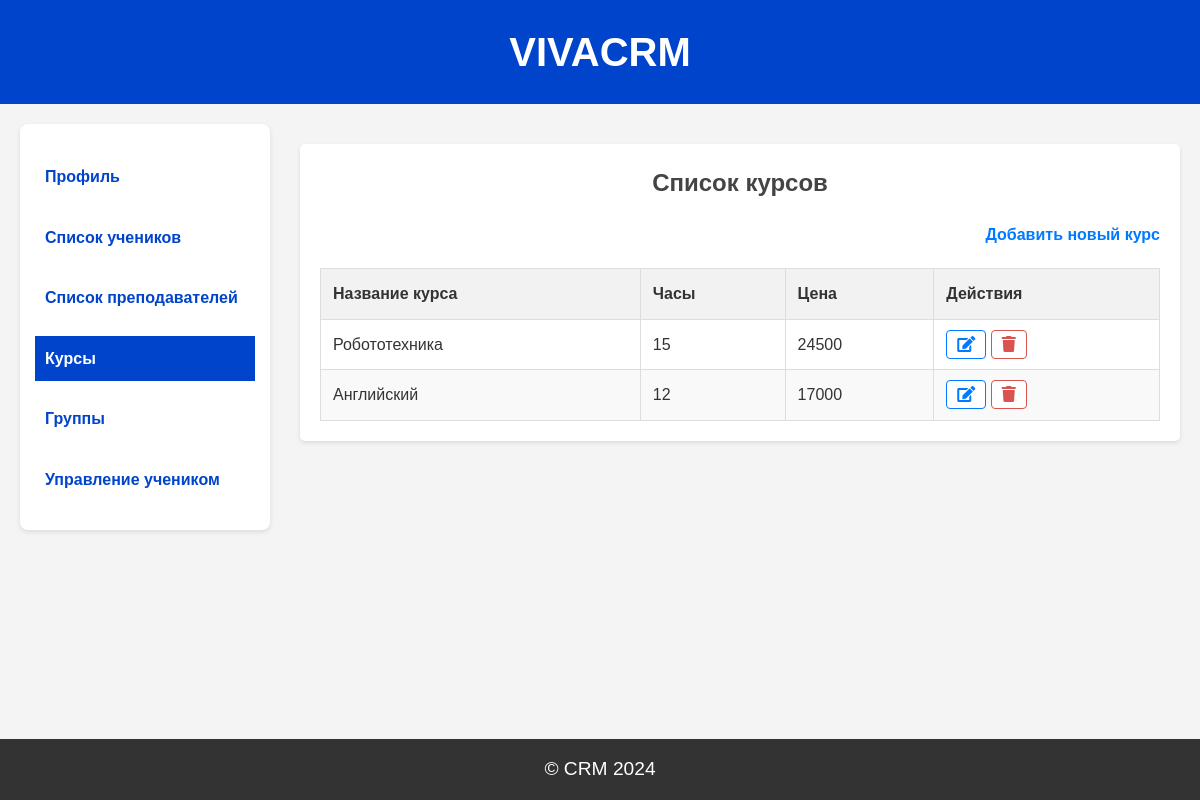
The page /courses (signed in) on the database as committed earlier.
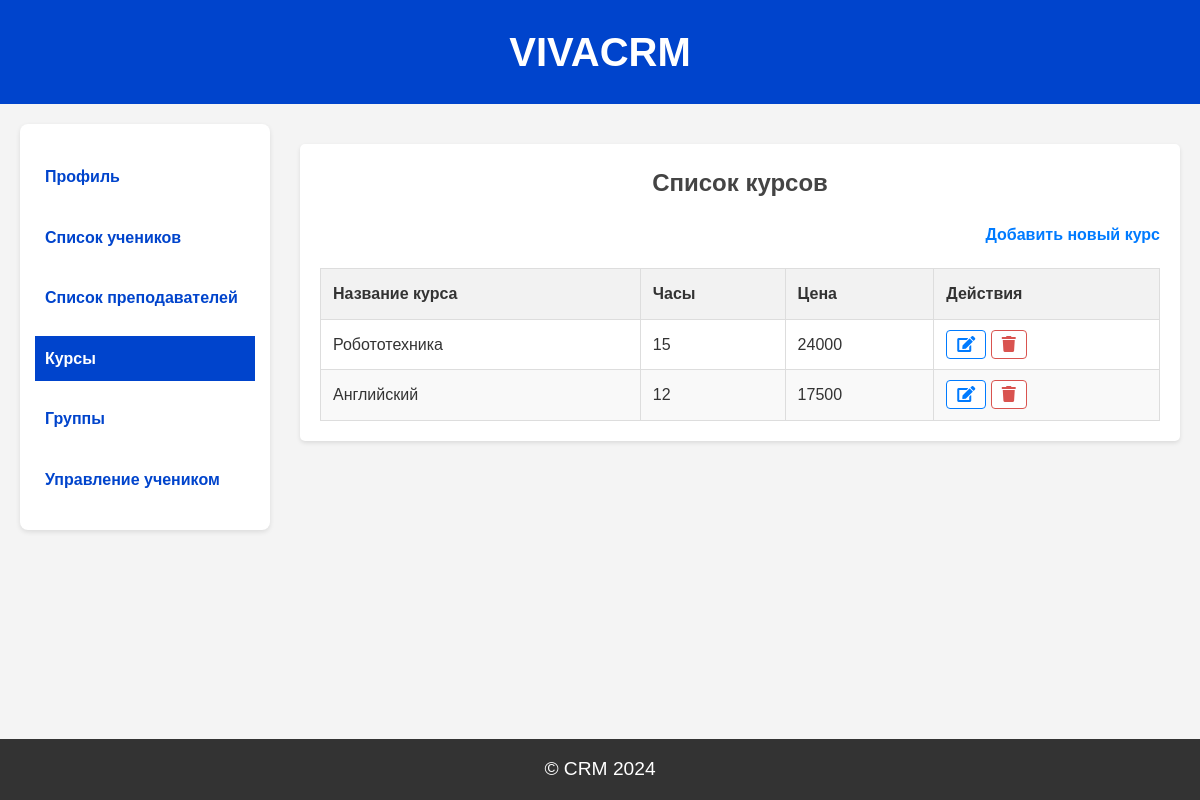
The same page on the database as committed later.
### models.py (models this page shows)
class Course(db.Model):
    id = db.Column(db.Integer, primary_key=True)
    course_name = db.Column(db.String(100), nullable=False)
    academic_hours = db.Column(db.Integer, nullable=False)
    price = db.Column(db.Integer, nullable=False)
    teachers = db.relationship('ManageTeacher', back_populates='course')
    students = db.relationship('ManageStudent', back_populates='course')

### app.py (the view)
@app.route('/courses', methods=['GET'])
@login_required
@role_required('Администратор')
def list_courses():
    administrator = Administrator.query.filter_by(admin_id=current_user.id).first()
    courses = Course.query.all()
    return render_template('courses.html', courses=courses, administrator=administrator)

### app.py (called while the page is built)
@login_manager.user_loader
def load_user(user_id):
    return Users.query.get(int(user_id))

def role_required(role):
    def decorator(f):
        @wraps(f)
        def wrapped(*args, **kwargs):
            if not current_user.is_authenticated or current_user.role != role:
                flash('Недостаточно прав доступа')
                return redirect(url_for('login'))
            return f(*args, **kwargs)
        return wrapped
    return decorator

### templates/courses.html (shortened to what this page needs)
{% extends "base_administrator.html" %}
{% block content %}
<div class="course-form">
    <h2>Список курсов</h2>
    <a href="{{ url_for('add_course') }}" class="add-course-link">Добавить новый курс</a>
    <table class="course-list-table">
        <thead>
            <tr>
                <th>Название курса</th>
                <th>Часы</th>
                <th>Цена</th>
                <th>Действия</th>
            </tr>
        </thead>
        <tbody>
            {% for course in courses %}
            <tr>
                <td>{{ course.course_name }}</td>
                <td>{{ course.academic_hours }}</td>
                <td>{{ course.price }}</td>
                <td>
                    <a href="{{ url_for('edit_course', id=course.id) }}" class="btn-edit"><i class="fa fa-edit"></i></a>
                    <a href="{{ url_for('delete_course', id=course.id) }}" class="btn-danger"><i class="fa fa-trash"></i></a>
                </td>
            </tr>
            {% endfor %}
        </tbody>
    </table>
</div>
{% endblock %}

Rows that differ between the two databases and show on the page:
changed Course "Робототехника": price "24500" → "24000"
changed Course "Английский": price "17000" → "17500"
